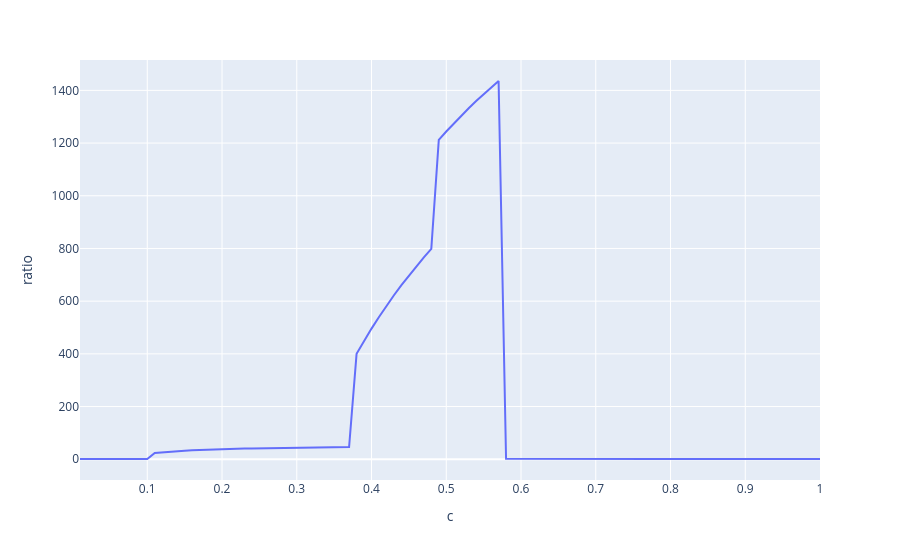

Notebook cell for this chart:
### Code cell
px.line(results, x="c", y="ratio")
